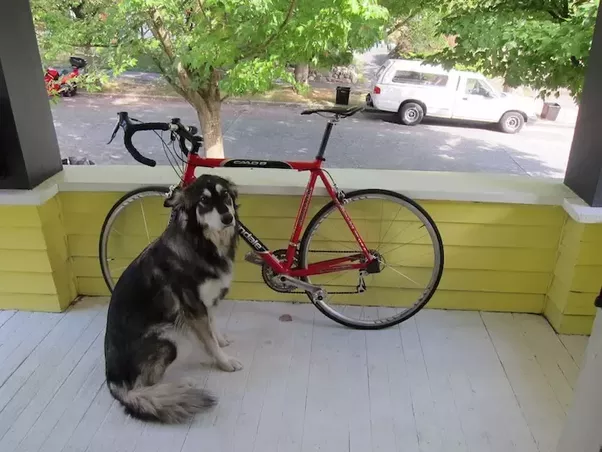
#> input picture assets/edge-detection.png, 602 x 452 px, found by its file name
$ python edgedetection.py
#> lines starting #> are read from the running program, lines starting #| are printed output that depends on the picture
import cv2
import numpy as np
import math
from PIL import Image

gaussian_blurr=np.array([[1,  4,  6,  4, 1],
                         [4, 16, 24, 16, 4],
                         [6, 24, 36, 24, 6],
                         [4, 16, 24, 16, 4],
                         [1,  4,  6,  4, 1]])/256

X_direct_kernel = np.array([[-1,0,1],
                            [-2,0,2],
                            [-1,0,1]])

Y_direct_kernel = np.array([[-1,-2,-1],
                            [0,0,0],
                            [1,2,1]])

def convolvefunct(img, kernel):
    pad = (kernel.shape[1]-1)//2
    img_pad = cv2.copyMakeBorder(img,pad,pad,pad,pad,cv2.BORDER_REPLICATE)
    result = np.zeros_like(img_pad)
    for x in range(img.shape[1]):
        for y in range(img.shape[0]):
            result[y,x]= (kernel*img_pad[y:y+kernel.shape[0],x:x+kernel.shape[1]]).sum()
    return result


def rgb2gray(img):
    return np.dot(img[:,:,:3],[0.2989,0.5870,0.1140])

def horizontalEdgeDetection(img,kernel):
    result = convolvefunct(img,kernel)
    return result


img = Image.open(r"assets/edge-detection.png")
#> img is the input picture: PIL image 602x452 RGB; mean R, G, B 135.2, 135.5, 114.6
img = np.array(img)
img = rgb2gray(img)
#> in rgb2gray, `return np.dot(img[:,:,:3],[0.2989,0.5870,0.1140])`:
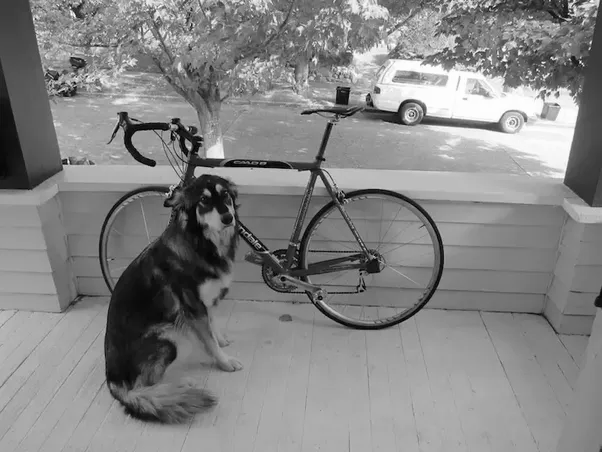
#> returned value: shape (452, 602) float64; min 0, max 255, mean 133
img = convolvefunct(img,gaussian_blurr)
#> in convolvefunct, `img_pad = cv2.copyMakeBorder(img,pad,pad,pad,pad,cv2.BORDER_REPLICATE)`:
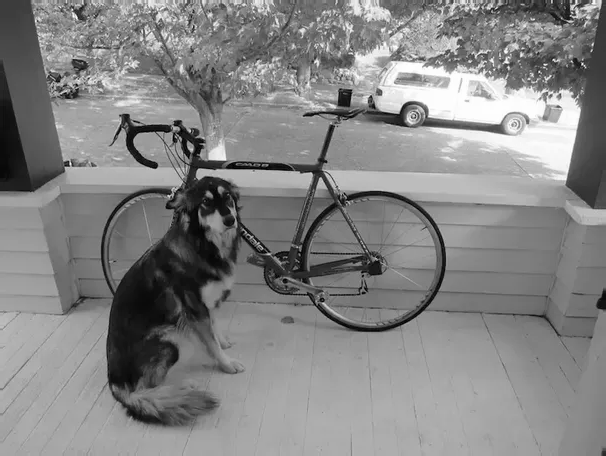
#> img_pad: shape (456, 606) float64; min 0, max 255, mean 133
#> after the loop in convolvefunct, `for x in range(img.shape[1]):`:
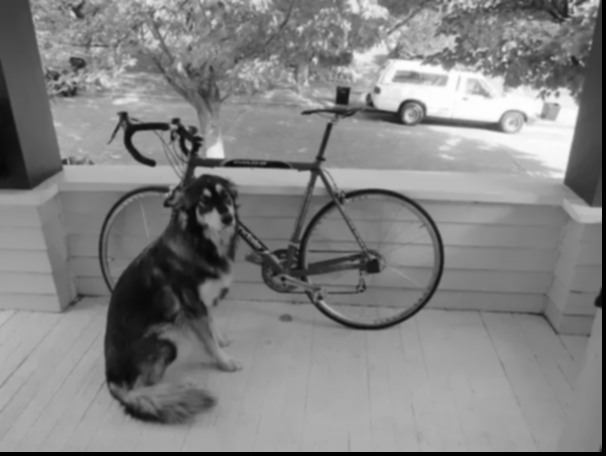
#> result: shape (456, 606) float64; min 0, max 254.4, mean 131
result_x = horizontalEdgeDetection(img,X_direct_kernel)
#> after the loop in convolvefunct (call 2), `for x in range(img.shape[1]):`:
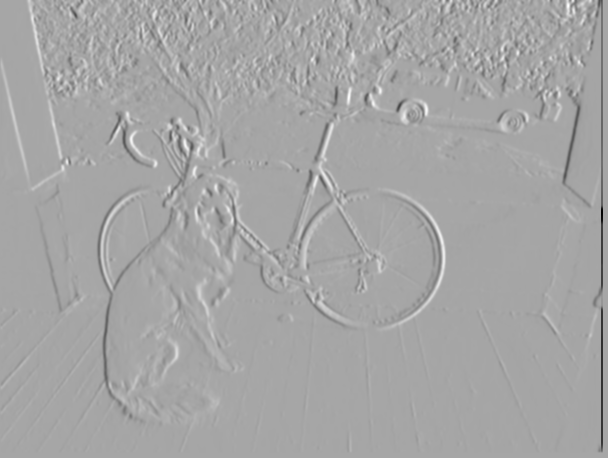
#> result: shape (458, 608) float64; min -760.5, max 407.3, mean -1.4; drawn with min black and max white
result_y = horizontalEdgeDetection(img,Y_direct_kernel)
#> after the loop in convolvefunct (call 3), `for x in range(img.shape[1]):`:
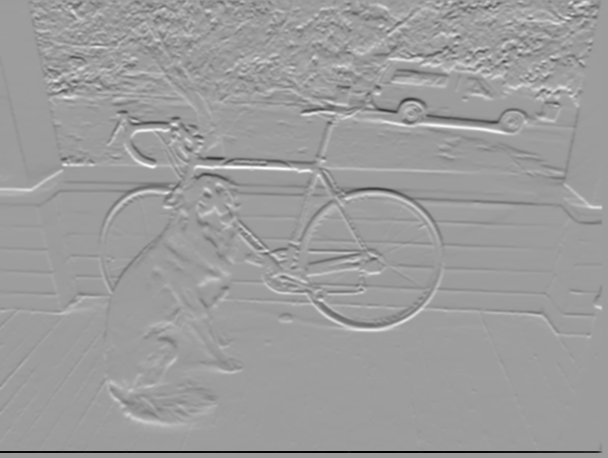
#> result: shape (458, 608) float64; min -699.3, max 436.8, mean -2.3; drawn with min black and max white
result = np.hypot(result_x,result_y)
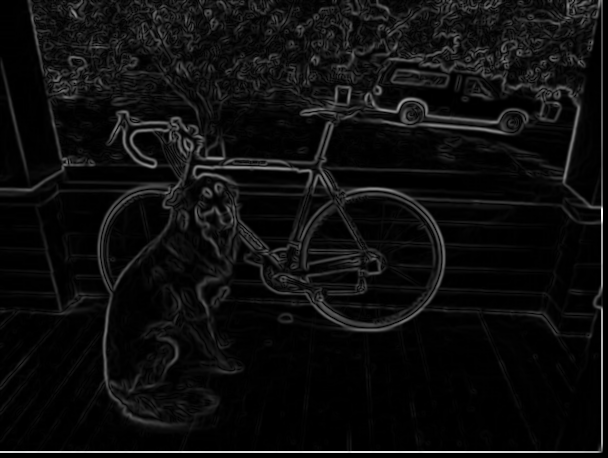
#> result: shape (458, 608) float64; min 0, max 760.5, mean 42.8; drawn with min black and max white
result = result/result.max()*255
final_img = Image.fromarray(result.astype(np.uint8))
final_img.save("Edge Detection/sobel.png")
final_img.show()
